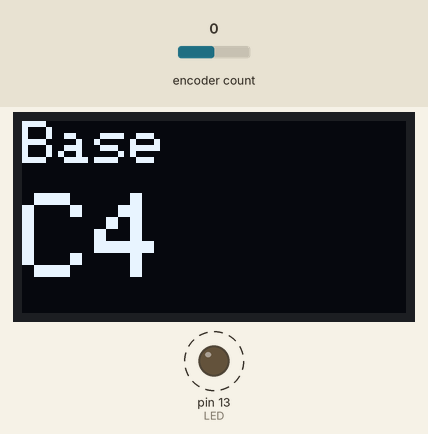
The sketch below on a simulated Arduino Leonardo, built with avr-gcc and run on an emulated ATmega32U4. Shown: 128×64 one-colour display, output pins drawn as LEDs (lit = HIGH). Dashed ring = blinking. Inputs (shaded band) come from the test bench; at power-on: encoder count 0.

Above: at 1.2 s.
1.3 s: encoder count set to 1
At 1.52 s:
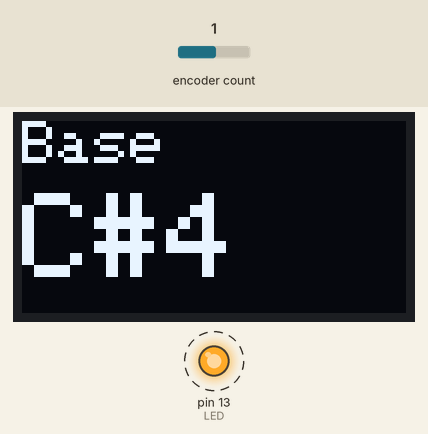
3.3 s: encoder count set to 2
At 3.87 s:
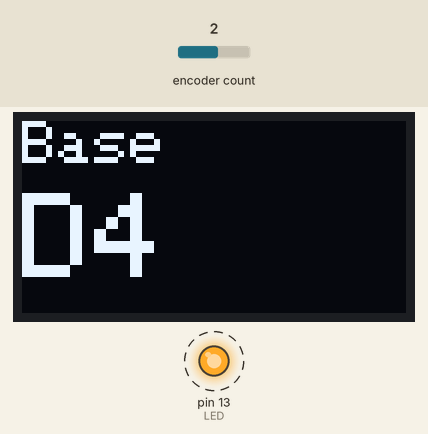
5.4 s: encoder count set to 3
At 5.74 s:
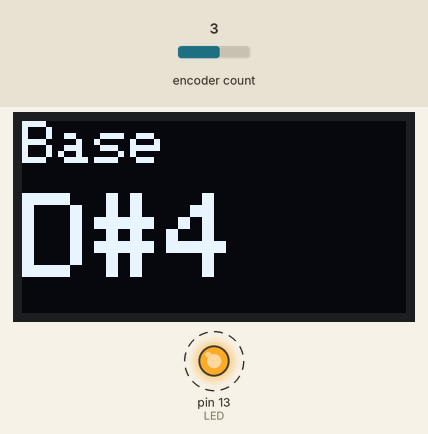
7.5 s: encoder count set to 4
At 8.09 s:
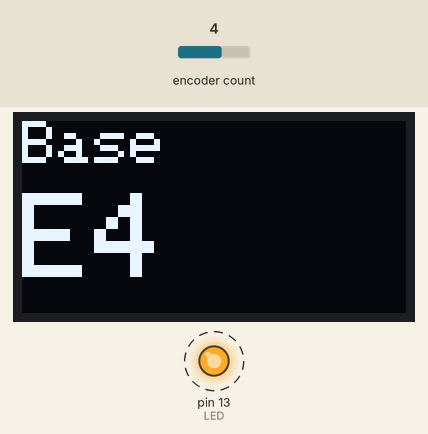
9.7 s: encoder count set to 5
At 9.96 s:
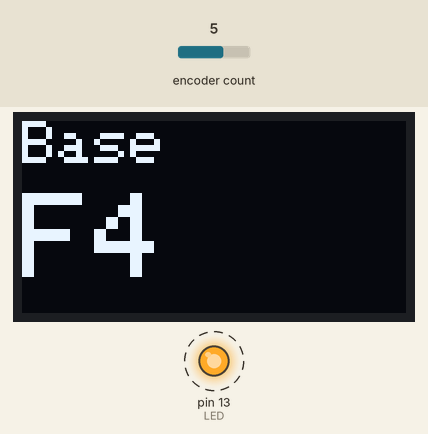
11.8 s: encoder count set to 6
At 12.29 s:
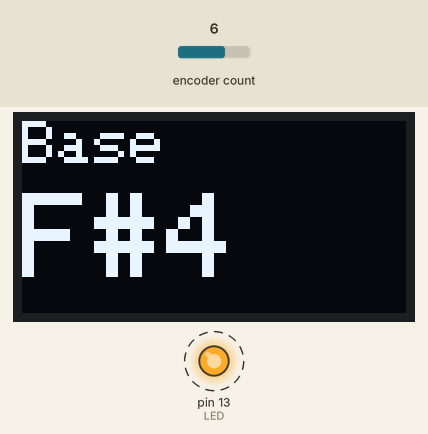
Timing chart, 0 to 14.9 s (numbered marks = the images above; inputs shaded):
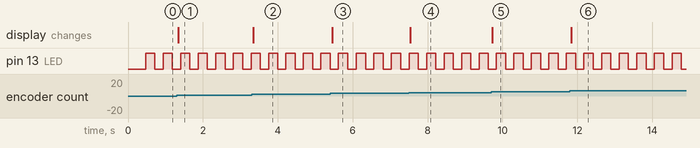

Measured:
- after the input at 1.3 s, the display: changes after 0.05 s (image 1)
- after the input at 3.3 s, the display: changes at once (image 2)
- after the input at 5.4 s, the display: changes after 0.05 s (image 3)
- after the input at 7.5 s, the display: changes at once (image 4)
- after the input at 9.7 s, the display: changes at once (image 5)
- after the input at 11.8 s, the display: changes at once (image 6)
- by itself, pin 13 (LED): alternates HIGH for 0.25 s and LOW for 0.22 s

The sketch:

Arp.ino
```cpp
void setup() {
    SerialUSB.begin(9600);

    controls_setup();
    screen_setup();
    midi_setup();
}

void loop() {
    controls_loop();
    screen_loop();
    midi_loop();
}

/*
    base
    steps
    step size
    gate
    speed
    scale
    arp mode (up/down/up-down/up-down bounce/random)
    ??

    TODO:

    - MIDI controls
    -

*/
```

Controls.ino
```cpp
#include <Encoder.h>

#define DIVIDER 4
#define SHIFT 4

long realValue = -999;
long encValue = -999;

bool shift = LOW;
bool lastShift = LOW;
bool lastRead = LOW;
unsigned long lastDebounceTime = 0;
unsigned long debounceDelay = 50;

Encoder enc(5, 6);

void controls_setup() {
    pinMode(SHIFT, INPUT);
}

void controls_loop() {
    read_encoder();
    read_shift();
}

void read_encoder() {
    long newVal = enc.read();

    if (newVal != realValue) {
        realValue = newVal;
        encValue = realValue / DIVIDER;
    }
}

void read_shift() {
    // int read = digitalRead(SHIFT);

    // if (read != lastRead) {
    //     lastDebounceTime = millis();
    // }

    // if ((millis() - lastDebounceTime) > debounceDelay) {
    //     if (read != shift) {
    //         shift = read;
    //     }
    // }

    // lastRead = read;

    lastShift = shift;
    shift = digitalRead(SHIFT);
}
```

Midi.ino
```cpp
#include "MIDIUSB.h"

// #define NOTE_C 0
// #define NOTE_C_SHARP 1
// #define NOTE_D 2
// #define NOTE_D_SHARP 3
// #define NOTE_E 4
// #define NOTE_F 5
// #define NOTE_F_SHARP 6
// #define NOTE_G 7
// #define NOTE_G_SHARP 8
// #define NOTE_A 9
// #define NOTE_A_SHARP 10
// #define NOTE_B 11

#define LED 13

String notes[] = {
    "C", "C#", "D", "D#", "E", "F", "F#", "G", "G#", "A", "A#", "B"
};

String scaleNames[] = {
    "Ionian",
    "Dorian",
    "Phrygi.",
    "Lydian",
    "Mixoly.",
    "Aeolian",
    "Locrian",
    "Melodic",
    "Harmon."
};

int scales[9][7] = {
    { 0, 2, 4, 5, 7, 9, 11 }, // ionian
    { 0, 2, 3, 5, 7, 9, 10 }, // dorian
    { 0, 1, 3, 5, 7, 8, 10 }, // phrygian
    { 0, 2, 4, 6, 7, 9, 11 }, // lydian
    { 0, 2, 4, 5, 7, 9, 10 }, // mixolydian
    { 0, 2, 3, 5, 7, 8, 10 }, // aeolian
    { 0, 1, 3, 5, 6, 8, 10 }, // locrian
    { 0, 2, 3, 5, 7, 9, 11 }, // melodic
    { 0, 2, 3, 5, 7, 8, 11 } // harmonic
};

int scale = 0;
int scaleLen = sizeof(scales[scale]) / sizeof(int);

int rate = 0;
String rateNames[] = { "1/1", "1/2", "1/3", "1/4", "1/6", "1/8", "1/12", "1/16" };
int rateDividers[] = { 1, 2, 3, 4, 6, 8, 12, 16 };

int currentNote = 60;
int start = 60;
int counter = 0;
int incIndex = 0;
int inc = 1;
int steps = 4;

float gate = 0.5f;
int ms = 0;
int gateMs = 0;
int bpm = 130;

unsigned long lastTime = 0;
unsigned long lastGateTime = 0;

bool waitForGate = false;

void midi_setup() {
    calculate_ms();

    pinMode(LED, OUTPUT);
}

void midi_loop() {
    int curr = millis();

    if (curr - lastTime > ms) {
        lastTime = curr;
        lastGateTime = curr;

        digitalWrite(LED, HIGH);

        midiEventPacket_t noteOn = {0x09, 0x90 | 0x01, currentNote, 127};
        MidiUSB.sendMIDI(noteOn);
        MidiUSB.flush();

        waitForGate = true;

    }

    if (waitForGate) {
        if (curr - lastGateTime > gateMs) {
            digitalWrite(LED, LOW);
            midiEventPacket_t noteOff = {0x08, 0x80 | 0x01, currentNote, 127};
            MidiUSB.sendMIDI(noteOff);
            MidiUSB.flush();

            waitForGate = false;
            calculate_next();
        }
    }
}

void calculate_next() {
    counter++;
    incIndex += inc;

    if (counter == steps) {
        counter = 0;
        incIndex = 0;
        currentNote = start;
    }

    int trueInc = scales[scale][incIndex % scaleLen];
    currentNote += trueInc;
}

void calculate_ms() {
    ms = (60000 / bpm) / rateDividers[rate];
    calculate_gate();
}

void calculate_gate() {
    gateMs = ms * gate;
}
```

Screen.ino
```cpp
#include <SPI.h>
#include <Wire.h>
#include <Adafruit_GFX.h>
#include <Adafruit_SSD1306.h>

#define OLED_RESET 4
Adafruit_SSD1306 display(OLED_RESET);

#define NUMFLAKES 10
#define XPOS 0
#define YPOS 1
#define DELTAY 2

#define LOGO16_GLCD_HEIGHT 16
#define LOGO16_GLCD_WIDTH  16

byte mode = 0;
String modes[6] = {
    "Base",
    "Steps",
    "Scale",
    "BPM",
    "Rate",
    "Gate"
};

long lastEnc = 0;

void screen_setup() {
    display.begin(SSD1306_SWITCHCAPVCC, 0x3C);
}

void screen_loop() {
    if (shift == LOW && lastShift == HIGH) {
        mode++;
        if (mode > 5) mode = 0;
    }

    handleEncoder();

    display.clearDisplay();
    drawTemplate();
    display.display();
}

void handleEncoder() {
    long encDelta = encValue - lastEnc;
    lastEnc = encValue;

    if (encDelta == 0) return;

    if (mode == 0) {
        start += encDelta;

        if (start < 0) start = 0;
        if (start > 127) start = 127;
    } else if (mode == 1) {
        steps += encDelta;

        if (steps < 1) steps = 1;
        if (steps > 8) steps = 8;
    } else if (mode == 2) {
        scale += encDelta;

        if (scale < 0) scale = 0;
        if (scale > 8) scale = 8;
    } else if (mode == 3) {
        bpm += encDelta;

        if (bpm < 60) bpm = 60;
        if (bpm > 240) bpm = 240;
    } else if (mode == 4) {
        rate += encDelta;
        if (rate < 0) rate = 0;
        if (rate > 7) rate = 7;
    } else {
        gate += float(encDelta) * .01f;

        if (gate < .01f) gate = .01f;
        if (gate > .99f) gate = .99f;
    }
}

void drawTemplate() {
    display.setTextSize(2);
    display.setTextColor(WHITE);
    display.setCursor(0,0);
    display.println(modes[mode]);

    display.setCursor(0, 24);
    display.setTextSize(4);

    if (mode == 0) {
        int noteIndex = start % 12;
        int octave = (start / 12) - 1;

        display.println(notes[noteIndex] + String(octave));
    } else if (mode == 1) {
        display.println(steps);
    } else if (mode == 2) {
        display.println(scaleNames[scale]);
    } else if (mode == 3) {
        display.println(bpm);
    } else if (mode == 4) {
        display.println(rateNames[rate]);
    } else {
        display.println(String(int(gate * 100)) + "%");
    }
}
```
